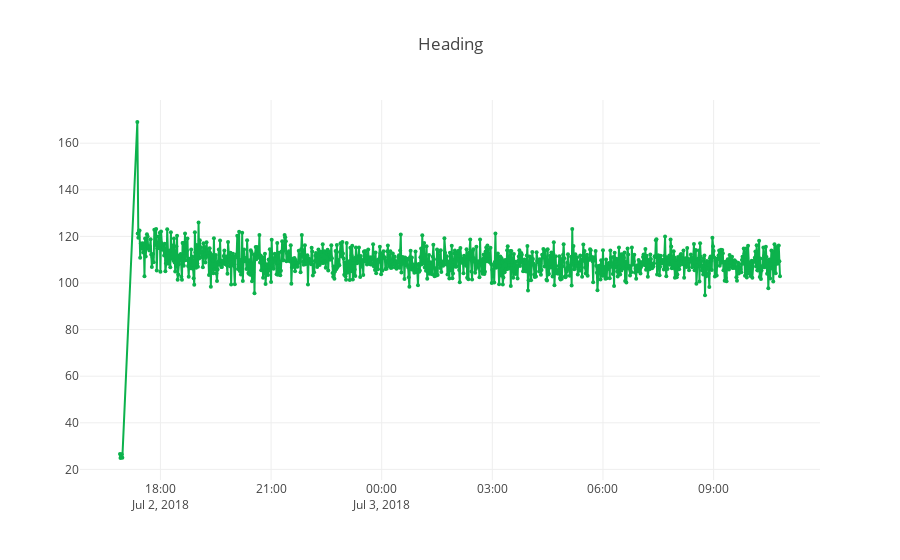

Here is the notebook cell this chart was saved with:
### Code cell
draw_plot(data, 'Heading', 'Heading', 'rgb(12, 178, 76)')

### Figure 1 — Plotly figure (JSON) as saved in the notebook; plotly's stock layout.template omitted (floating-point values rounded to 4 significant figures; data arrays with more than 128 entries replaced by an {"elided": "..."} marker saying what was removed)
{"data": [{"marker": {"color": "rgb(12, 178, 76)", "size": 4}, "mode": "lines+markers", "type": "scatter", "uid": "0a63cfec-8ac5-11e8-8a41-b827eb6067f0", "x": {"elided": "1052 str values"}, "y": {"elided": "1052 float values"}}], "layout": {"title": "Heading"}}
